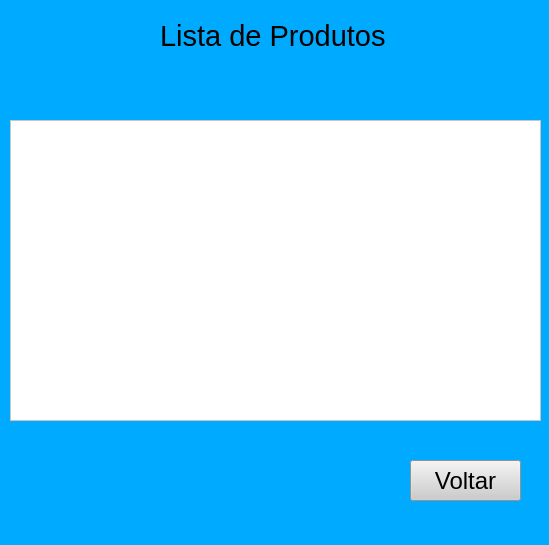
<?xml version="1.0" encoding="UTF-8"?>
<ui version="4.0">
 <class>MainWindow</class>
 <widget class="QMainWindow" name="MainWindow">
  <property name="geometry">
   <rect>
    <x>0</x>
    <y>0</y>
    <width>549</width>
    <height>545</height>
   </rect>
  </property>
  <property name="windowTitle">
   <string>MainWindow</string>
  </property>
  <property name="styleSheet">
   <string notr="true">background-color: rgb(0, 85, 255);
background-color: rgb(0, 170, 255);</string>
  </property>
  <widget class="QWidget" name="centralwidget">
   <widget class="QLabel" name="label">
    <property name="geometry">
     <rect>
      <x>160</x>
      <y>0</y>
      <width>231</width>
      <height>71</height>
     </rect>
    </property>
    <property name="font">
     <font>
      <pointsize>22</pointsize>
     </font>
    </property>
    <property name="text">
     <string>Lista de Produtos</string>
    </property>
   </widget>
   <widget class="QTableWidget" name="tableWidget">
    <property name="geometry">
     <rect>
      <x>10</x>
      <y>120</y>
      <width>531</width>
      <height>301</height>
     </rect>
    </property>
    <property name="styleSheet">
     <string notr="true">background-color: rgb(255, 255, 255);
</string>
    </property>
   </widget>
   <widget class="QPushButton" name="pushButton">
    <property name="geometry">
     <rect>
      <x>410</x>
      <y>460</y>
      <width>111</width>
      <height>41</height>
     </rect>
    </property>
    <property name="font">
     <font>
      <pointsize>18</pointsize>
     </font>
    </property>
    <property name="styleSheet">
     <string notr="true">background-color: rgb(204, 204, 204);</string>
    </property>
    <property name="text">
     <string>Voltar</string>
    </property>
   </widget>
  </widget>
  <widget class="QMenuBar" name="menubar">
   <property name="geometry">
    <rect>
     <x>0</x>
     <y>0</y>
     <width>549</width>
     <height>21</height>
    </rect>
   </property>
  </widget>
  <widget class="QStatusBar" name="statusbar"/>
 </widget>
 <resources/>
 <connections/>
</ui>
